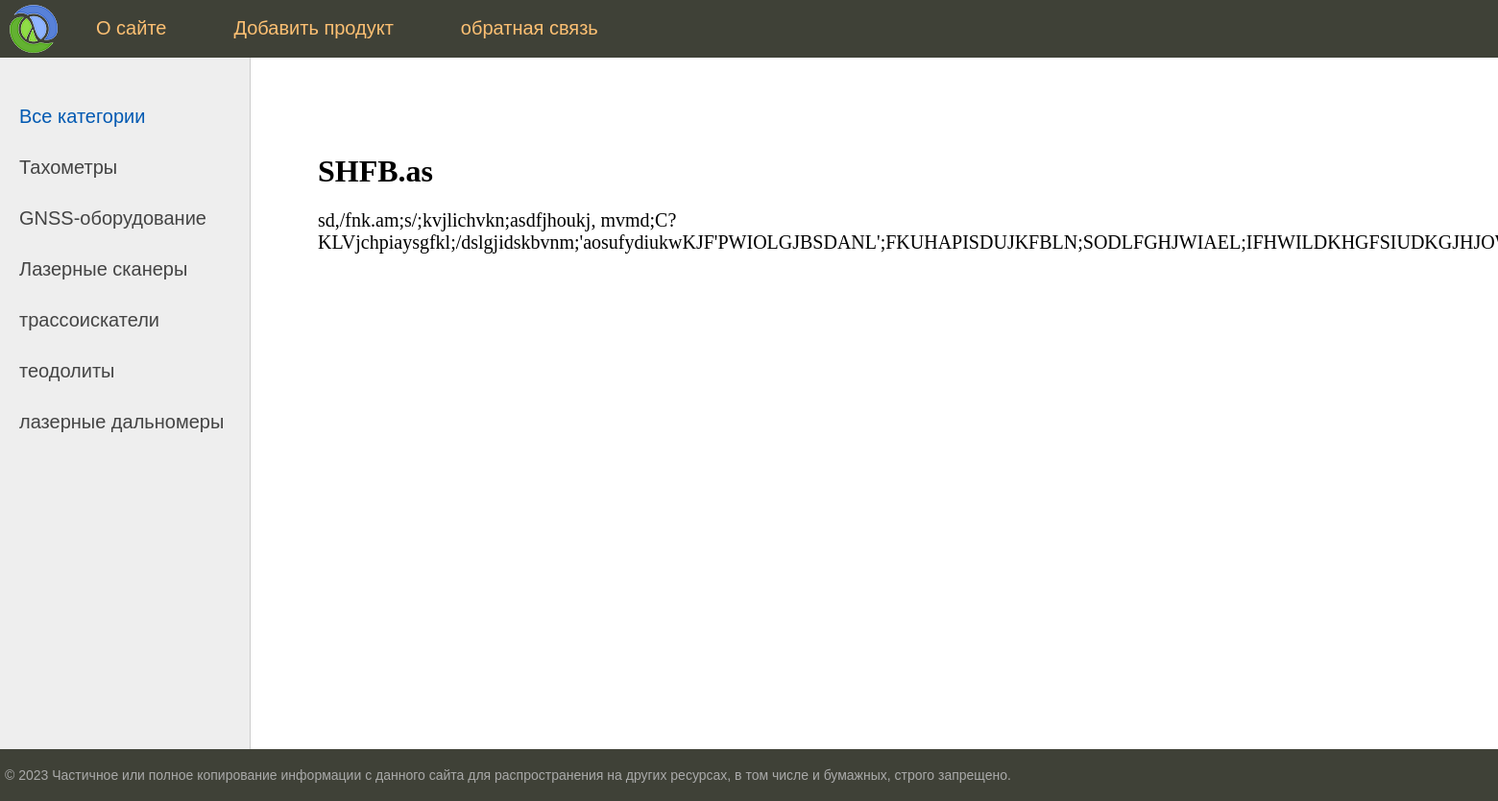
/product/shfbas, run on the app's committed database.
### equipment/models.py (models this page shows, shortened)
class Category(models.Model):
    name = models.CharField(max_length=100, db_index=True, verbose_name="Категория")
    slug = models.SlugField(max_length=255, db_index=True, unique=True, verbose_name="URL")
    def get_absolute_url(self):
        return reverse('category', kwargs={'cat_slug': self.slug})
    class Meta:
        verbose_name="Категории"
        verbose_name_plural = "Категории"
        ordering = ['id']

class Equipment(models.Model):
    title = models.CharField(max_length=255, verbose_name="Название")
    slug = models.SlugField(max_length=255, unique=True, db_index=True, verbose_name="URL")
    price = models.IntegerField(verbose_name="Цена")
    content = models.TextField(blank=True, verbose_name="Описание")
    photo = models.ImageField(upload_to="photos/%Y/%m/%d/", blank=True, verbose_name="Фото")
    is_published = models.BooleanField(default=True, verbose_name="Наличие")
    time_create = models.DateTimeField(auto_now=True, verbose_name="Время создания")
    cat = models.ForeignKey('Category', on_delete=models.PROTECT, verbose_name="Категория")
    def __str__(self):
        return self.title
    class Meta:
        verbose_name = "Продукция/Товары"
        verbose_name_plural = "Продукция/Товары"
        ordering = ['-time_create', 'title']

### equipment/views.py (the view)
# urls.py: path('product/<slug:prod_slug>', show_prod.as_view(), name='prod'),
class show_prod(DataMixin, DetailView):
    model = Equipment
    template_name = 'equipment/product.html'
    slug_url_kwarg = 'prod_slug'
    context_object_name = 'product'
    def get_context_data(self, *, object_list=None, **kwargs):
        context = super().get_context_data(**kwargs)
        c_def = self.get_user_context(title=context['product'])
        return dict(list(context.items()) + list(c_def.items()))

### equipment/utils.py (called while the page is built)
    def get_user_context(self, **kwargs):
        context = kwargs
        cats = Category.objects.all()
        context['menu'] = menu
        context['cats'] = cats
        if 'cat_selected' not in context:
            context['cat_selected'] = 0
        return context

### equipment/templates/equipment/product.html (shortened to what this page needs)
{% extends 'equipment/base.html' %}
{% block content %}
    <h1>{{product.title}}</h1>
{{product.content|linebreaks}}
{% endblock %}

### equipment/templates/equipment/base.html (shortened to what this page needs)
{% load static %}
{% load equipment_tags %}
<!DOCTYPE html>
<html>
<head>
	<link type="text/css" href="{% static 'equipment/css/style.css' %}" rel="stylesheet" />
</head>
<body>
<table class="table-page" border=0 cellpadding="0" cellspacing="0">
<tr><td valign=top>
{% block mainmenu %}
		<div class="header">
			<ul id="mainmenu" class="mainmenu">
			<li class="logo"><a href="{% url 'home' %}"><div class="logo"></div></a></li>
{% for m in menu %}
			<li><a href="{% url m.url_name %}">{{m.title}}</a></li>
{% endfor %}
			</ul>
		</div>
{% endblock mainmenu %}
<table class="table-content" border=0 cellpadding="0" cellspacing="0">
<tr>
	<td valign="top" class="left-chapters">
	<ul id="leftchapters">
	{% if cat_selected == 0 %}
		<li class="selected">Все категории</li>
	{% else %}
			<li><a href="{% url 'home' %}">Все категории</a></li>
	{% endif %}
	{% for c in cats %}
		{% if c.pk == cat.selected %}
			<li class="selected">{{c.name}}</li>
		{% else %}
			<li><a href="{{ c.get_absolute_url }}">{{c.name}}</a></li>
		{% endif %}
	{% endfor %}
	</ul>
</td>
<td valign="top" class="content">
	<div class="content-text">
{% block content %}
{% endblock %}
</td></tr></table>
</td></tr>
<tr><td valign=top>
	<div id="footer">
		<p>&copy; 2023 Частичное или полное копирование информации с данного сайта для распространения на других ресурсах, в том числе и бумажных, строго запрещено.</p>
	</div>
</td></tr></table>
</body>
</html>

### equipment/static/equipment/css/style.css (style rules this page uses)
html, body { font-family: 'Arial'; margin: 0; padding: 0; height: 100%; width: 100%; color: #444; }
a { color: #0059b2; text-decoration: none; }
.table-page { width: 100%; height: 100%; vertical-align: top; }
.table-page tr { height: 100%; }
.header { background: #3F4137; height: 60px; }
.logo { background: url('../images/logo.png') no-repeat 10px 5px; width: 70px; height: 60px; }
ul.mainmenu { list-style: none; margin: 0; padding: 0; height: 60px; color: #fdc073; font-size: 20px; overflow: hidden; }
ul.mainmenu li { float: left; margin: 18px 40px 0 30px; }
ul.mainmenu li.logo { margin: 0; }
ul.mainmenu li a { color: #fdc073; text-decoration: none; }
.table-content { width: 100%; min-height: 100%; height: 100%; }
.left-chapters { margin: 0; background: #eee; border-right: 1px solid #ccc; min-height: 100%; }
.left-chapters ul { width: 230px; min-height: 100%; margin: 0; padding: 20px 10px 10px 20px; list-style: none; font-size: 20px; }
.left-chapters ul li { margin: 30px 0 0 0; color: #999; }
.left-chapters ul li.selected { color: #0059b2; }
.left-chapters ul li a { color: #444; text-decoration: none; }
.content { padding: 40px 20px 20px 40px; width: 100%; box-sizing: border-box; }
.content-text { margin: 60px 0 0 30px; color: #000; font-size: 20px; font-family: Yandex Sans Display Light; }
.content-text h1 { font-size: 32px; }
#footer { box-sizing: border-box; background: #3F4137; padding: 5px; color: #aaa; font-size: 14px; font-family: Verdana, Geneva, Arial, Helvetica; text-align: left; overflow: hidden; }
.table-content { min-height: calc(100vh - 80px); }

### data on the page
Category: name "Тахометры"
Category: name "GNSS-оборудование"
Category: name "Лазерные сканеры"
Category: name "трассоискатели"
Category: name "теодолиты"
Category: name "лазерные дальномеры"
Equipment: title "SHFB.as", content "sd,/fnk.am;s/;kvjlichvkn;asdfjhoukj,…"

### other printed values
{{ m.title }} "О сайте" "Добавить продукт" "обратная связь"
